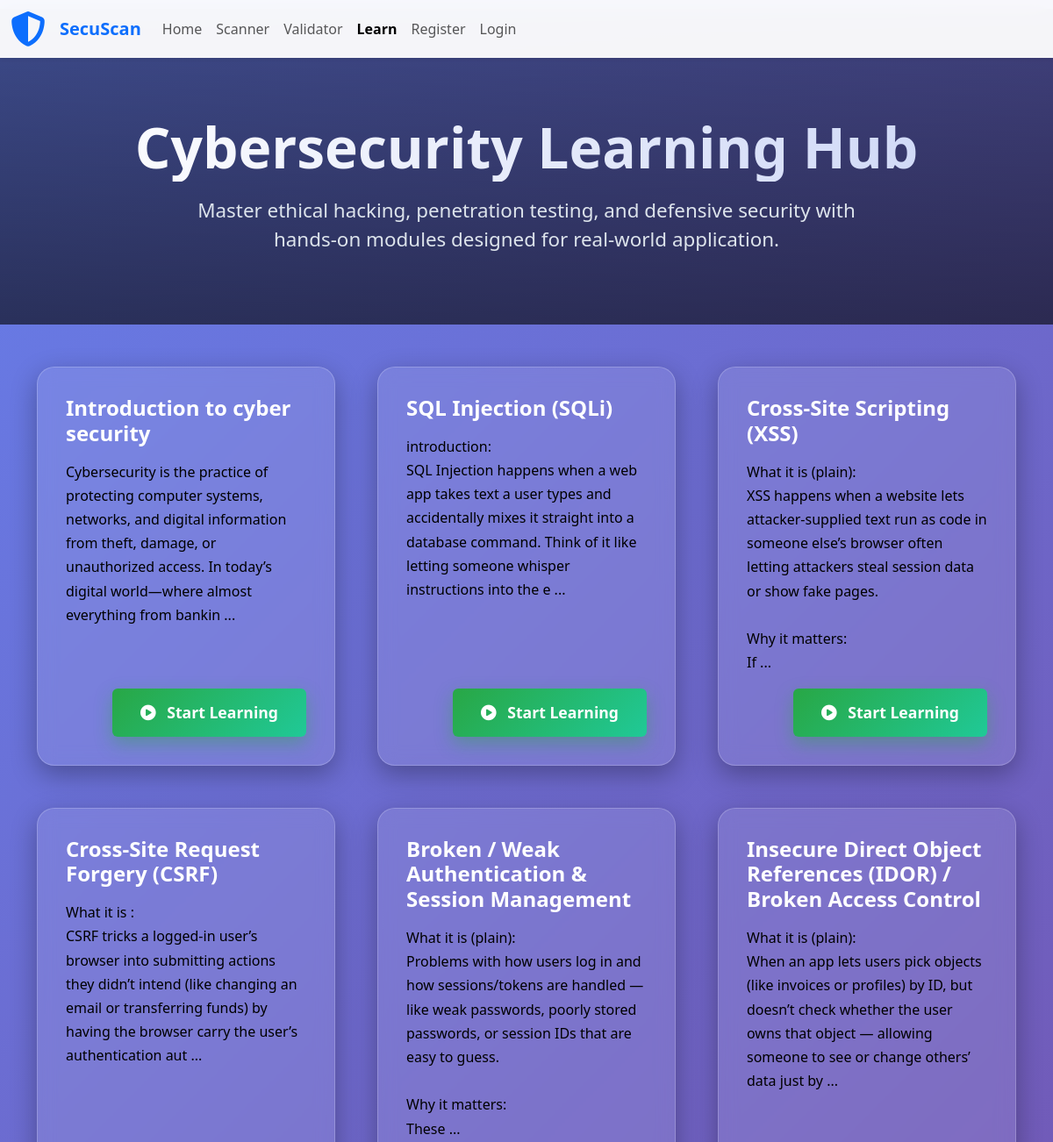
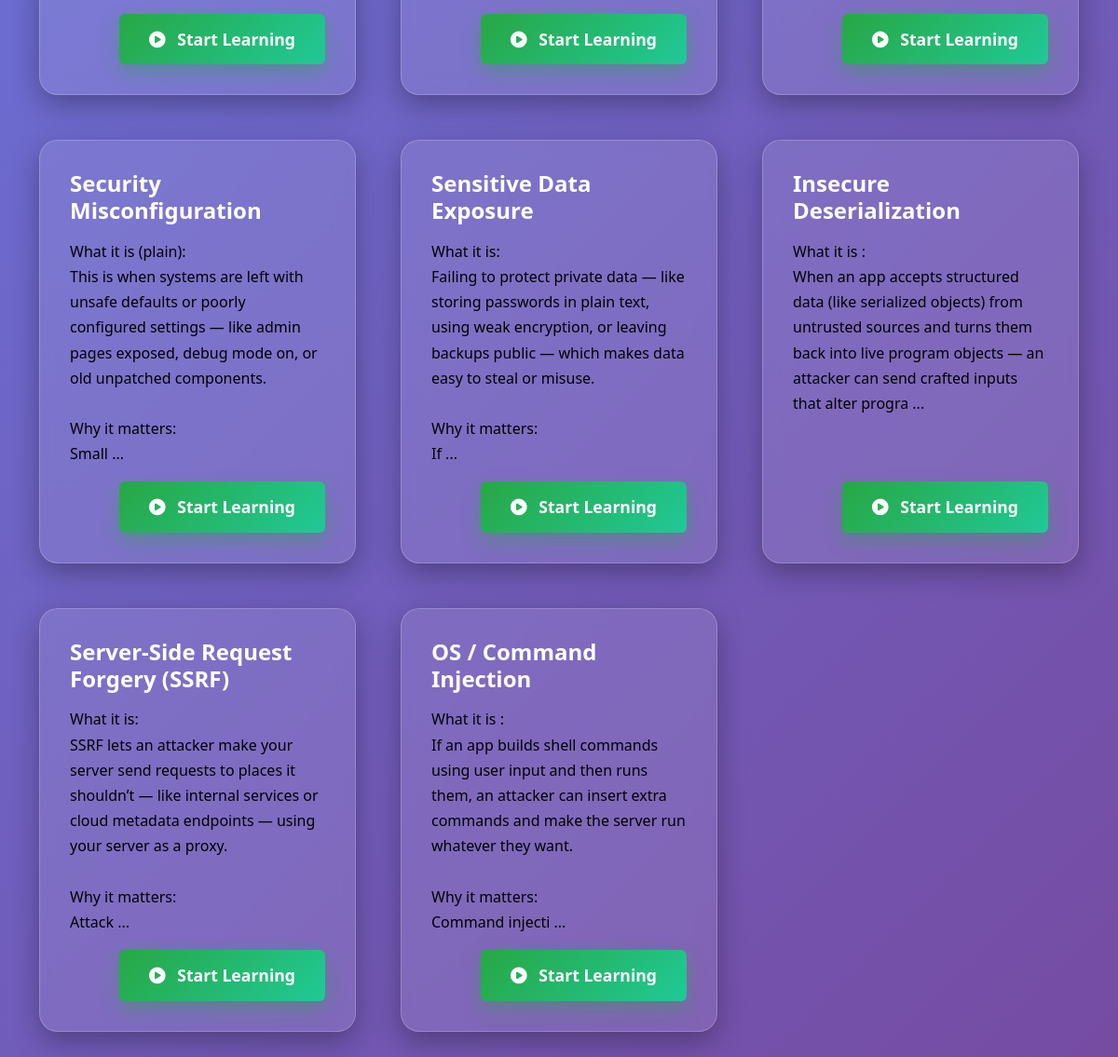
/modules/all_module.php, run on the app's committed database (2 pictures, top to bottom).
### tables this page shows
CREATE TABLE `lessons` (
  `lesson_id` int(11) NOT NULL,
  `header` varchar(255) NOT NULL,
  `content` text NOT NULL,
  `created_at` timestamp NOT NULL DEFAULT current_timestamp()
);

### modules/all_module.php (the view, shortened to what this page needs)
<?php
require_once __DIR__ . '/db.php';
$stmt = $pdo->query("SELECT lesson_id, header, SUBSTRING(content, 1, 200) AS snippet FROM lessons ORDER BY lesson_id ASC");
$lessons = $stmt->fetchAll();
?>
<!DOCTYPE html>
<html lang="en">
<head>
    <link href="../bootstrap/css/bootstrap.min.css" rel="stylesheet">
    <link href="https://cdnjs.cloudflare.com/ajax/libs/font-awesome/6.5.0/css/all.min.css" rel="stylesheet">
</head>
<body>
<?php
include "../navbar.php";
?>
<div class="page-header">
    <div class="container">
        <h1>Cybersecurity Learning Hub</h1>
        <p>Master ethical hacking, penetration testing, and defensive security with hands-on modules designed for real-world application.</p>
    </div>
</div>
<div class="container pb-5">
    <?php if ($lessons): ?>
        <div class="row g-5">
            <?php foreach ($lessons as $lesson): ?>
                <div class="col-md-6 col-lg-4">
                    <div class="module-card h-100 d-flex flex-column">
                        <div class="card-body d-flex flex-column">
                            <h4>
                                <?= htmlspecialchars($lesson['header']) ?>
                            </h4>
                            <p class="flex-grow-1">
                                <?= nl2br(htmlspecialchars($lesson['snippet'])) ?>
                                <?= strlen($lesson['snippet']) >= 200 ? '...' : '' ?>
                            </p>
                            <div class="mt-auto text-end">
                                <a href="intro.php?lesson_id=<?= (int)$lesson['lesson_id'] ?>" class="btn btn-learn text-white">
                                    <i class="fas fa-play-circle me-2"></i> Start Learning
                                </a>
                            </div>
                        </div>
                    </div>
                </div>
            <?php endforeach; ?>
        </div>
    <?php endif; ?>
</div>
</body>
</html>

### modules/all_module.php (style rules this page uses)
:root { --primary: #667eea; --secondary: #764ba2; }
body { background: linear-gradient(135deg, #667eea 0%, #764ba2 100%); min-height: 100vh; font-family: 'Segoe UI', Tahoma, Geneva, Verdana, sans-serif; color: #e6edf3; }
.page-header { padding: 120px 0 80px; text-align: center; background: linear-gradient(rgba(0,0,0,0.4), rgba(0,0,0,0.6)); margin-bottom: 3rem; }
.page-header h1 { font-size: 4rem; font-weight: 800; background: linear-gradient(90deg, #fff, #ccd6f6); -webkit-background-clip: text; -webkit-text-fill-color: transparent; }
.page-header p { font-size: 1.4rem; max-width: 800px; margin: 1rem auto 0; opacity: 0.95; }
.module-card { background: rgba(255,255,255,0.1); backdrop-filter: blur(10px); border: 1px solid rgba(255,255,255,0.2); border-radius: 20px; overflow: hidden; transition: all 0.4s ease; height: 100%; box-shadow: 0 10px 30px rgba(0,0,0,0.3); }
.module-card .card-body { padding: 2rem; }
.module-card h4 { color: #ffffffff; font-weight: 700; margin-bottom: 1rem; }
.module-card p { color: #000000ff; line-height: 1.7; flex-grow: 1; }
.btn-learn { background: linear-gradient(135deg, #28a745, #20c997); border: none; padding: 14px 32px; font-weight: 600; font-size: 1.1rem; transition: all 0.3s; box-shadow: 0 8px 20px rgba(40,167,69,0.4); }

### data on the page
lessons: header "Introduction to cyber security", snippet "Cybersecurity is the practice of protecting computer systems, networks, and digital information from theft, damage, or unauthorized access. In today’s digital world—where almost everything from bankin"
lessons: header "SQL Injection (SQLi)", snippet "introduction: SQL Injection happens when a web app takes text a user types and accidentally mixes it straight into a database command. Think of it like letting someone whisper instructions into the e"
lessons: header "Cross-Site Scripting (XSS)", snippet "What it is (plain): XSS happens when a website lets attacker-supplied text run as code in someone else’s browser often letting attackers steal session data or show fake pages. Why it matters: If"
lessons: header "Cross-Site Request Forgery (CSRF)", snippet "What it is : CSRF tricks a logged-in user’s browser into submitting actions they didn’t intend (like changing an email or transferring funds) by having the browser carry the user’s authentication aut"
lessons: header "Broken / Weak Authentication & Session Management", snippet "What it is (plain): Problems with how users log in and how sessions/tokens are handled — like weak passwords, poorly stored passwords, or session IDs that are easy to guess. Why it matters: These"
lessons: header "Insecure Direct Object References (IDOR) / Broken Access Control", snippet "What it is (plain): When an app lets users pick objects (like invoices or profiles) by ID, but doesn’t check whether the user owns that object — allowing someone to see or change others’ data just by"
lessons: header "Security Misconfiguration", snippet "What it is (plain): This is when systems are left with unsafe defaults or poorly configured settings — like admin pages exposed, debug mode on, or old unpatched components. Why it matters: Small"
lessons: header "Sensitive Data Exposure", snippet "What it is: Failing to protect private data — like storing passwords in plain text, using weak encryption, or leaving backups public — which makes data easy to steal or misuse. Why it matters: If"
lessons: header "Insecure Deserialization", snippet "What it is : When an app accepts structured data (like serialized objects) from untrusted sources and turns them back into live program objects — an attacker can send crafted inputs that alter progra"
lessons: header "Server-Side Request Forgery (SSRF)", snippet "What it is: SSRF lets an attacker make your server send requests to places it shouldn’t — like internal services or cloud metadata endpoints — using your server as a proxy. Why it matters: Attack"
lessons: header "OS / Command Injection", snippet "What it is : If an app builds shell commands using user input and then runs them, an attacker can insert extra commands and make the server run whatever they want. Why it matters: Command injecti"

### other printed values
$name "Home"
$name "Scanner"
$name "Validator"
$name "Learn"
$name "Register"
$name "Login"
